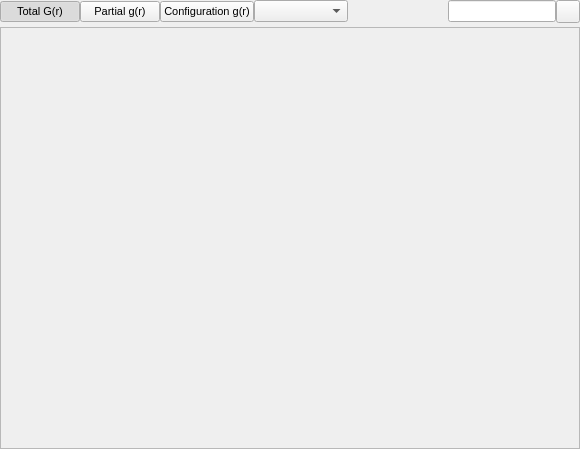
<?xml version="1.0" encoding="UTF-8"?>
<ui version="4.0">
 <class>GRModuleWidget</class>
 <widget class="QWidget" name="GRModuleWidget">
  <property name="geometry">
   <rect>
    <x>0</x>
    <y>0</y>
    <width>580</width>
    <height>449</height>
   </rect>
  </property>
  <property name="sizePolicy">
   <sizepolicy hsizetype="Expanding" vsizetype="Expanding">
    <horstretch>0</horstretch>
    <verstretch>0</verstretch>
   </sizepolicy>
  </property>
  <property name="font">
   <font>
    <pointsize>8</pointsize>
   </font>
  </property>
  <property name="windowTitle">
   <string>RDF Controls</string>
  </property>
  <layout class="QVBoxLayout" name="verticalLayout">
   <property name="spacing">
    <number>4</number>
   </property>
   <property name="leftMargin">
    <number>0</number>
   </property>
   <property name="topMargin">
    <number>0</number>
   </property>
   <property name="rightMargin">
    <number>0</number>
   </property>
   <property name="bottomMargin">
    <number>0</number>
   </property>
   <item>
    <layout class="QHBoxLayout" name="horizontalLayout">
     <property name="spacing">
      <number>0</number>
     </property>
     <item>
      <widget class="QPushButton" name="TotalsButton">
       <property name="toolTip">
        <string>Show the total G(r) formed from summation over all target configurations</string>
       </property>
       <property name="text">
        <string>Total G(r)</string>
       </property>
       <property name="checkable">
        <bool>true</bool>
       </property>
       <property name="checked">
        <bool>true</bool>
       </property>
       <property name="autoExclusive">
        <bool>true</bool>
       </property>
      </widget>
     </item>
     <item>
      <widget class="QPushButton" name="SummedPartialsButton">
       <property name="toolTip">
        <string>Show the partial g(r) formed from summation over all target configurations</string>
       </property>
       <property name="text">
        <string>Partial g(r)</string>
       </property>
       <property name="checkable">
        <bool>true</bool>
       </property>
       <property name="checked">
        <bool>false</bool>
       </property>
       <property name="autoExclusive">
        <bool>true</bool>
       </property>
      </widget>
     </item>
     <item>
      <widget class="QPushButton" name="ConfigurationPartialsButton">
       <property name="toolTip">
        <string>Show the partial g(r) from a single configuration</string>
       </property>
       <property name="text">
        <string>Configuration g(r)</string>
       </property>
       <property name="checkable">
        <bool>true</bool>
       </property>
       <property name="autoExclusive">
        <bool>true</bool>
       </property>
      </widget>
     </item>
     <item>
      <widget class="QComboBox" name="ConfigurationTargetCombo">
       <property name="sizePolicy">
        <sizepolicy hsizetype="Expanding" vsizetype="Fixed">
         <horstretch>0</horstretch>
         <verstretch>0</verstretch>
        </sizepolicy>
       </property>
      </widget>
     </item>
     <item>
      <spacer name="horizontalSpacer">
       <property name="orientation">
        <enum>Qt::Horizontal</enum>
       </property>
       <property name="sizeHint" stdset="0">
        <size>
         <width>40</width>
         <height>20</height>
        </size>
       </property>
      </spacer>
     </item>
     <item>
      <widget class="QLabel" name="FilterIcon">
       <property name="sizePolicy">
        <sizepolicy hsizetype="Minimum" vsizetype="Minimum">
         <horstretch>0</horstretch>
         <verstretch>0</verstretch>
        </sizepolicy>
       </property>
       <property name="maximumSize">
        <size>
         <width>16</width>
         <height>16</height>
        </size>
       </property>
       <property name="text">
        <string/>
       </property>
       <property name="pixmap">
        <pixmap resource="../../../gui/main.qrc">:/general/icons/filter.svg</pixmap>
       </property>
       <property name="scaledContents">
        <bool>true</bool>
       </property>
      </widget>
     </item>
     <item>
      <widget class="QLineEdit" name="FilterEdit">
       <property name="toolTip">
        <string>Filter displayed partials by text / atomtype</string>
       </property>
      </widget>
     </item>
     <item>
      <widget class="QToolButton" name="ClearFilterButton">
       <property name="toolTip">
        <string>Clear partial filter</string>
       </property>
       <property name="text">
        <string/>
       </property>
       <property name="icon">
        <iconset resource="../../../gui/main.qrc">
         <normaloff>:/general/icons/cross.svg</normaloff>:/general/icons/cross.svg</iconset>
       </property>
      </widget>
     </item>
    </layout>
   </item>
   <item>
    <widget class="QFrame" name="RDFPlotFrame">
     <property name="sizePolicy">
      <sizepolicy hsizetype="Expanding" vsizetype="Expanding">
       <horstretch>6</horstretch>
       <verstretch>0</verstretch>
      </sizepolicy>
     </property>
     <property name="acceptDrops">
      <bool>true</bool>
     </property>
     <property name="frameShape">
      <enum>QFrame::StyledPanel</enum>
     </property>
     <property name="frameShadow">
      <enum>QFrame::Sunken</enum>
     </property>
     <layout class="QVBoxLayout" name="verticalLayout_3">
      <property name="spacing">
       <number>0</number>
      </property>
      <property name="leftMargin">
       <number>0</number>
      </property>
      <property name="topMargin">
       <number>0</number>
      </property>
      <property name="rightMargin">
       <number>0</number>
      </property>
      <property name="bottomMargin">
       <number>0</number>
      </property>
      <item>
       <widget class="DataWidget" name="RDFPlotWidget" native="true">
        <property name="sizePolicy">
         <sizepolicy hsizetype="Expanding" vsizetype="Expanding">
          <horstretch>0</horstretch>
          <verstretch>0</verstretch>
         </sizepolicy>
        </property>
       </widget>
      </item>
     </layout>
    </widget>
   </item>
  </layout>
 </widget>
 <customwidgets>
  <customwidget>
   <class>DataWidget</class>
   <extends>QWidget</extends>
   <header>gui/dataWidget.h</header>
   <container>1</container>
  </customwidget>
 </customwidgets>
 <resources>
  <include location="../../../gui/main.qrc"/>
 </resources>
 <connections/>
</ui>
